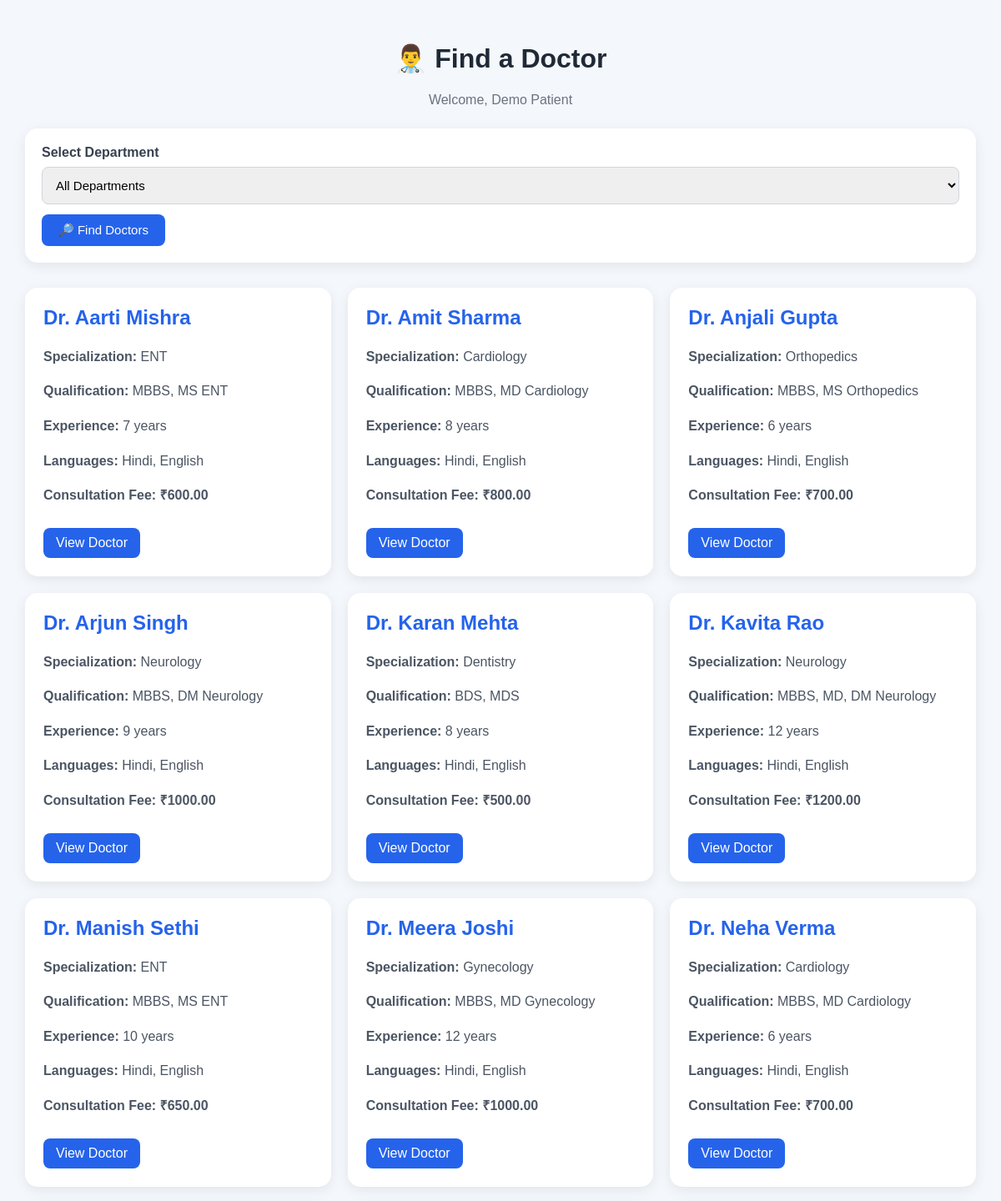
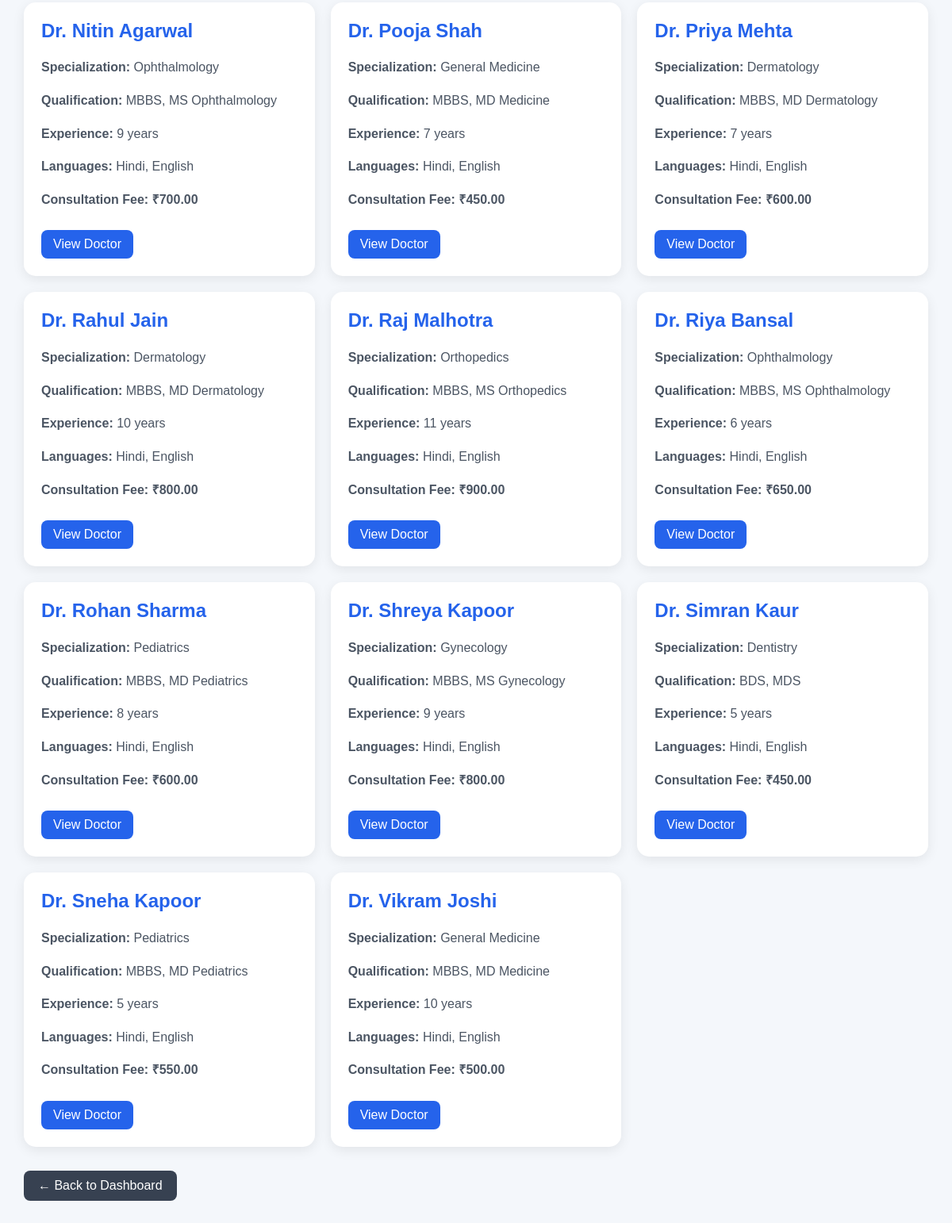
/doctors (signed in), run on the app's committed database (2 pictures, top to bottom).
### src/models/doctor.py (models this page shows)
class Doctor(Base):
    __tablename__ = "doctors"
    id: Mapped[int] = mapped_column(
        Integer,
        primary_key=True,
        index=True
    )
    name: Mapped[str] = mapped_column(
        String(100),
        nullable=False
    )
    email: Mapped[str] = mapped_column(
        String(150),
        unique=True,
        nullable=False,
        index=True
    )
    phone: Mapped[str | None] = mapped_column(
        String(20),
        nullable=True
    )
    specialization: Mapped[str] = mapped_column(
        String(100),
        nullable=False
    )
    qualification: Mapped[str | None] = mapped_column(
        String(200),
        nullable=True
    )
    experience_years: Mapped[int | None] = mapped_column(
        Integer,
        nullable=True
    )
    languages: Mapped[str | None] = mapped_column(
        String(200),
        nullable=True
    )
    consultation_fee: Mapped[float | None] = mapped_column(
        Numeric(10, 2),
        nullable=True
    )
    profile_photo: Mapped[str | None] = mapped_column(
        String(255),
        nullable=True
    )
    bio: Mapped[str | None] = mapped_column(
        Text,
        nullable=True
    )
    is_active: Mapped[bool] = mapped_column(
        Boolean,
        default=True,
        nullable=False
    )
    created_at: Mapped[datetime] = mapped_column(
        DateTime,
        default=datetime.utcnow
    )
    updated_at: Mapped[datetime] = mapped_column(
        DateTime,
        default=datetime.utcnow,
        onupdate=datetime.utcnow
    )

### src/routers/doctor.py (the view)
@router.get("/doctors")
def doctors_page(
    request: Request,
    specialization: str | None = None,
    db: Session = Depends(get_db)
):
    user_id = request.session.get(
        "user_id"
    )
    if user_id is None:
        return RedirectResponse(
            url="/login",
            status_code=303
        )
    if specialization:
        doctors = get_doctors_by_specialization(
            db,
            specialization
        )
    else:
        doctors = get_all_doctors(
            db
        )
    departments = [
        "Cardiology",
        "Dermatology",
        "Neurology",
        "Orthopedics",
        "Pediatrics",
        "General Medicine",
        "Ophthalmology",
        "Dentistry",
        "ENT",
        "Gynecology"
    ]
    return templates.TemplateResponse(
        request,
        "doctors.html",
        {
            "user": request.session,
            "doctors": doctors,
            "departments": departments,
            "selected_department":
                specialization
        }
    )

### templates/doctors.html (shortened to what this page needs)
<!DOCTYPE html>
<html lang="en">
<head>
</head>
<body>
<div class="container">
    <h1>
        👨‍⚕️ Find a Doctor
    </h1>
    <p class="welcome">
        Welcome,
        {{ user.get("user_name", "Patient") }}
    </p>
    <div class="filter-box">
        <form
            method="get"
            action="/doctors"
        >
            <label for="specialization">
                Select Department
            </label>
            <select
                name="specialization"
                id="specialization"
            >
                <option value="">
                    All Departments
                </option>
            </select>
            <button
                type="submit"
                class="filter-button"
            >
                🔎 Find Doctors
            </button>
        </form>
    </div>
    <div class="doctors-grid">
        {% for doctor in doctors %}
        <div class="doctor-card">
            <h2>
                {{ doctor.name }}
            </h2>
            <p>
                <strong>
                    Specialization:
                </strong>
                {{ doctor.specialization }}
            </p>
            <p>
                <strong>
                    Qualification:
                </strong>
                {{ doctor.qualification or "Not specified" }}
            </p>
            <p>
                <strong>
                    Experience:
                </strong>
                {{ doctor.experience_years or 0 }}
                years
            </p>
            <p>
                <strong>
                    Languages:
                </strong>
                {{ doctor.languages or "Not specified" }}
            </p>
            <p class="fee">
                Consultation Fee:
                ₹{{ doctor.consultation_fee or 0 }}
            </p>
            <a
                href="/doctor/{{ doctor.id }}"
                class="view-button"
            >
                View Doctor
            </a>
        </div>
        {% else %}
        <p class="no-doctors">
            No doctors found for this department.
        </p>
        {% endfor %}
    </div>
    <a
        href="/dashboard"
        class="back"
    >
        ← Back to Dashboard
    </a>
</div>
</body>
</html>

### templates/doctors.html (style rules this page uses)
body { font-family: Arial, sans-serif; background: #f4f7fb; margin: 0; padding: 30px; }
.container { max-width: 1200px; margin: auto; }
h1 { text-align: center; color: #1f2937; }
.welcome { text-align: center; color: #6b7280; }
.filter-box { background: white; padding: 20px; border-radius: 15px; margin-top: 25px; box-shadow: 0 4px 15px rgba(0, 0, 0, 0.08); }
.filter-box label { display: block; font-weight: bold; margin-bottom: 8px; color: #374151; }
.filter-box select { width: 100%; padding: 12px; border: 1px solid #d1d5db; border-radius: 8px; font-size: 15px; }
.filter-button { margin-top: 12px; padding: 10px 20px; background: #2563eb; color: white; border: none; border-radius: 8px; cursor: pointer; font-size: 15px; }
.doctors-grid { display: grid; grid-template-columns: repeat( auto-fit, minmax(280px, 1fr) ); gap: 20px; margin-top: 30px; }
.doctor-card { background: white; padding: 22px; border-radius: 15px; box-shadow: 0 4px 15px rgba(0, 0, 0, 0.08); transition: transform 0.2s; }
.doctor-card h2 { color: #2563eb; margin-top: 0; }
.doctor-card p { color: #4b5563; line-height: 1.6; }
.fee { font-weight: bold; color: #059669; }
.view-button { display: inline-block; margin-top: 10px; padding: 9px 15px; background: #2563eb; color: white; text-decoration: none; border-radius: 8px; }
.back { display: inline-block; margin-top: 30px; text-decoration: none; background: #374151; color: white; padding: 10px 18px; border-radius: 8px; }

### data on the page
Doctor: name "Dr. Aarti Mishra", specialization "ENT", qualification "MBBS, MS ENT", experience_years "7", languages "Hindi, English", consultation_fee "600.00"
Doctor: name "Dr. Amit Sharma", specialization "Cardiology", qualification "MBBS, MD Cardiology", experience_years "8", languages "Hindi, English", consultation_fee "800.00"
Doctor: name "Dr. Anjali Gupta", specialization "Orthopedics", qualification "MBBS, MS Orthopedics", experience_years "6", languages "Hindi, English", consultation_fee "700.00"
Doctor: name "Dr. Arjun Singh", specialization "Neurology", qualification "MBBS, DM Neurology", experience_years "9", languages "Hindi, English", consultation_fee "1000.00"
Doctor: name "Dr. Karan Mehta", specialization "Dentistry", qualification "BDS, MDS", experience_years "8", languages "Hindi, English", consultation_fee "500.00"
Doctor: name "Dr. Kavita Rao", specialization "Neurology", qualification "MBBS, MD, DM Neurology", experience_years "12", languages "Hindi, English", consultation_fee "1200.00"
Doctor: name "Dr. Manish Sethi", specialization "ENT", qualification "MBBS, MS ENT", experience_years "10", languages "Hindi, English", consultation_fee "650.00"
Doctor: name "Dr. Meera Joshi", specialization "Gynecology", qualification "MBBS, MD Gynecology", experience_years "12", languages "Hindi, English", consultation_fee "1000.00"
Doctor: name "Dr. Neha Verma", specialization "Cardiology", qualification "MBBS, MD Cardiology", experience_years "6", languages "Hindi, English", consultation_fee "700.00"
Doctor: name "Dr. Nitin Agarwal", specialization "Ophthalmology", qualification "MBBS, MS Ophthalmology", experience_years "9", languages "Hindi, English", consultation_fee "700.00"
Doctor: name "Dr. Pooja Shah", specialization "General Medicine", qualification "MBBS, MD Medicine", experience_years "7", languages "Hindi, English", consultation_fee "450.00"
Doctor: name "Dr. Priya Mehta", specialization "Dermatology", qualification "MBBS, MD Dermatology", experience_years "7", languages "Hindi, English", consultation_fee "600.00"
Doctor: name "Dr. Rahul Jain", specialization "Dermatology", qualification "MBBS, MD Dermatology", experience_years "10", languages "Hindi, English", consultation_fee "800.00"
Doctor: name "Dr. Raj Malhotra", specialization "Orthopedics", qualification "MBBS, MS Orthopedics", experience_years "11", languages "Hindi, English", consultation_fee "900.00"
Doctor: name "Dr. Riya Bansal", specialization "Ophthalmology", qualification "MBBS, MS Ophthalmology", experience_years "6", languages "Hindi, English", consultation_fee "650.00"
Doctor: name "Dr. Rohan Sharma", specialization "Pediatrics", qualification "MBBS, MD Pediatrics", experience_years "8", languages "Hindi, English", consultation_fee "600.00"
Doctor: name "Dr. Shreya Kapoor", specialization "Gynecology", qualification "MBBS, MS Gynecology", experience_years "9", languages "Hindi, English", consultation_fee "800.00"
Doctor: name "Dr. Simran Kaur", specialization "Dentistry", qualification "BDS, MDS", experience_years "5", languages "Hindi, English", consultation_fee "450.00"
Doctor: name "Dr. Sneha Kapoor", specialization "Pediatrics", qualification "MBBS, MD Pediatrics", experience_years "5", languages "Hindi, English", consultation_fee "550.00"
Doctor: name "Dr. Vikram Joshi", specialization "General Medicine", qualification "MBBS, MD Medicine", experience_years "10", languages "Hindi, English", consultation_fee "500.00"

### other printed values
{{ user.get("user_name", "Patient") }} "Demo Patient"
